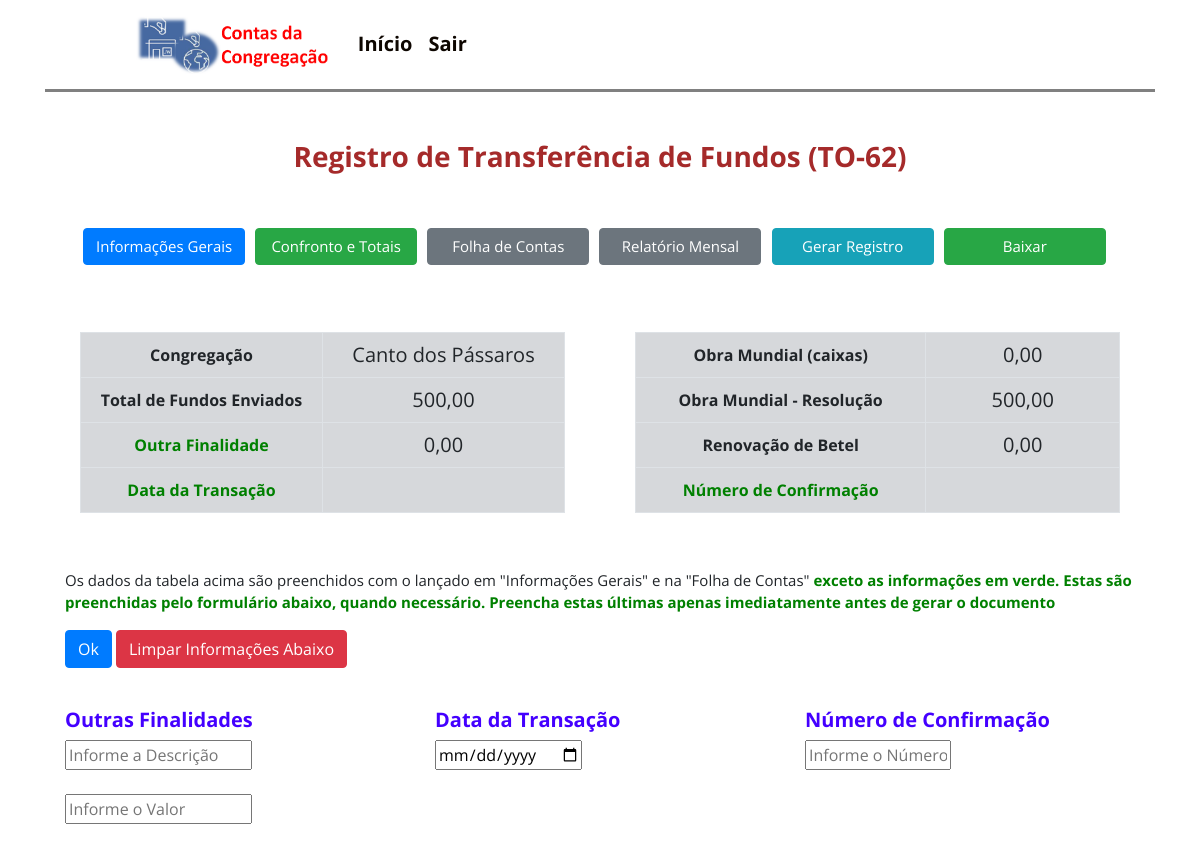
Page /registro/ (signed in) on the committed database.
### contas/models.py (models this page shows)
class Gerais(models.Model):
    congregação = models.CharField(max_length=60, blank=True, null=True)
    cidade = models.CharField(max_length=60, blank=True, null=True)
    estado = models.CharField(max_length=60, blank=True, null=True)
    mês = models.CharField(max_length=60, blank=True, null=True)
    ano = models.CharField(max_length=60, blank=True, null=True)
    data_do_Fechamento = models.DateField(blank=True, null=True,)
    servo_de_contas = models.CharField(max_length=60, blank=True, null=True)
    secretário = models.CharField(max_length=60, blank=True, null=True)
    saldo_Final_do_Extrato_Mensal = models.DecimalField(blank=True, null=True, max_digits = 10, decimal_places = 2, verbose_name='Saldo da Conta Bancária no Fim do Mês')
    remessa_Enviada_para_Betel_Resolução = models.DecimalField(blank=True, null=True, max_digits = 10, decimal_places = 2, verbose_name='Envio Fixo de Remessa para Betel ')
    saldo_Final_do_Extrato_de_Betel = models.DecimalField(blank=True, null=True, max_digits = 10, decimal_places = 2, verbose_name='Saldo da Conta em Betel no Fim do Mês')
    saldo_Final_dos_Donativos_Mês_Anterior = models.DecimalField(blank=True, null=True, max_digits = 10, decimal_places = 2, verbose_name='Saldo Donativos Mês Anterior' )
    saldo_Final_da_Conta_Bancária_Mês_Anterior = models.DecimalField(blank=True, null=True, max_digits = 10, decimal_places = 2, verbose_name='Saldo da Conta Bancária no Mês Anterior	')
    saldo_Final_da_Conta_em_Betel_Mês_Anterior = models.DecimalField(blank=True, null=True, max_digits = 10, decimal_places = 2, verbose_name='Saldo da Conta em Betel no Mês Anterior	')

### contas/views.py (the view, shortened to what this page needs)
# urls.py: path('registro/', views.registro),
@login_required
def registro (request):
    relatório = Gerais.objects.all()
    total_CF10 = Contas.objects.filter(símbolo='CF').aggregate(Sum('donativos_Entrada'))
    total_CF20 = Contas.objects.filter(símbolo='CF').aggregate(Sum('conta_Entrada'))
    total_CF30 = Contas.objects.filter(símbolo='CF').aggregate(Sum('outra_Entrada'))
    total_CFa = total_CF10[('donativos_Entrada__sum')]
    if total_CFa:
        total_CF1 = float(total_CFa)
    else:
        total_CF1 = 0
    total_CFb = total_CF20[('conta_Entrada__sum')]
    if total_CFb:
        total_CF2 = float(total_CFb)
    else:
        total_CF2 = 0
    total_CFc = total_CF30[('outra_Entrada__sum')]
    if total_CFc:
        total_CF3 = float(total_CFc)
    else:
        total_CF3 = 0
    total_CF = total_CF1 + total_CF2 + total_CF3
    total_O10 = Contas.objects.filter(símbolo='O').aggregate(Sum('donativos_Entrada'))
    total_O20 = Contas.objects.filter(símbolo='O').aggregate(Sum('conta_Entrada'))
    total_O30 = Contas.objects.filter(símbolo='O').aggregate(Sum('outra_Entrada'))
    total_Oa = total_O10[('donativos_Entrada__sum')]
    if total_Oa:
        total_O1 = float(total_Oa)
    else:
        total_O1 = 0
    total_Ob = total_O20[('conta_Entrada__sum')]
    if total_Ob:
        total_O2 = float(total_Ob)
    else:
        total_O2 = 0
    total_Oc = total_O30[('outra_Entrada__sum')]
    if total_Oc:
        total_O3 = float(total_Oc)
    else:
        total_O3 = 0
    total_O = total_O1 + total_O2 + total_O3
    remessa_betel_resolução2 = Gerais.objects.values('remessa_Enviada_para_Betel_Resolução').last()
    if remessa_betel_resolução2 is None:
        remessa_betel_resolução = 0
    else:
        remessa_betel_resolução1 = remessa_betel_resolução2['remessa_Enviada_para_Betel_Resolução']
        if remessa_betel_resolução1:
            remessa_betel_resolução = float(remessa_betel_resolução1)
        else:
            remessa_betel_resolução = 0
    confirmação = request.GET.get('confirmação')
    preenchido1 = Gerais.objects.values('servo_de_contas').last()
    if preenchido1:
        preenchido = preenchido1['servo_de_contas']
        if preenchido is None:
            preenchido = ""
    aprovado1 = Gerais.objects.values('secretário').last()
    if aprovado1:
        aprovado = aprovado1['secretário']
        if aprovado is None:
            aprovado = ""
    finalidade1 = request.GET.get('finalidades1')
    finalidade2 = request.GET.get('finalidades2')
    valor_da_finalidade1a = request.GET.get('valor_finalidades1')
    if valor_da_finalidade1a:
        valor_da_finalidade1 = float(valor_da_finalidade1a)
    else:
        valor_da_finalidade1 = 0
    valor_da_finalidade2a = request.GET.get('valor_finalidades2')
    if valor_da_finalidade2a:
        valor_da_finalidade2 = float(valor_da_finalidade2a)
    else:
        valor_da_finalidade2 = 0
    for a in relatório:
        cong = a.congregação
    for a in relatório:
        remessa_Enviada_para_Betel_Resolução1 = a.remessa_Enviada_para_Betel_Resolução
        if remessa_Enviada_para_Betel_Resolução1:
            remessa_Enviada_para_Betel_Resolução = float(remessa_Enviada_para_Betel_Resolução1)
        else:
            remessa_Enviada_para_Betel_Resolução = 0
    total_enviados = valor_da_finalidade1 + valor_da_finalidade2 + total_O + remessa_betel_resolução + total_CF
    data_da_transação = request.GET.get('data')
    context = {
        'relatório': relatório,
        'data_da_transação':data_da_transação,
        'confirmação': confirmação,
        'aprovado': aprovado,
        'preenchido':preenchido,
        'finalidade1': finalidade1,
        'finalidade2': finalidade2,
        'valor_da_finalidade2': valor_da_finalidade2,
        'valor_da_finalidade1':valor_da_finalidade1,
        'total_O':total_O,
        'remessa_betel_resolução': remessa_betel_resolução,
        'total_enviados':total_enviados,
        "total_CF": total_CF
    }
    return render(request, 'cp/registro.html', context)

### templates/cp/registro.html (shortened to what this page needs)
{% extends 'base.html' %}
{% block content %}
{% load static %}
<br>
<div class="container">
<h3 style="text-align:center;">Registro de Transferência de Fundos (TO-62)</h3>
<br>
<div class="row">
<div class="col-md-12">
  <div id='botoes_gerais' class="card">
    <form method="POST">
         <div class="card-body" >
                 <a id="registro_b"href="/view_gerais_contas" class="btn btn-primary" role="button" aria-pressed="true">Informações Gerais</a>
                 <a id="registro_b" href="/resultado" class="btn btn-success" role="button" aria-pressed="true">Confronto e Totais</a>
                 <a id="registro_b" href="/contas"  class="btn btn-secondary">Folha de Contas</a>
                 <a id="registro_b" href="/relatório_mensal" class="btn btn-secondary">Relatório Mensal</a>
                 <input id="registro_b" type="submit" class="btn btn-info" value="Gerar Registro">
                 <a id="registro_b" href="{% static 'registro_pronto.pdf' %}"class="btn btn-success" download="TO-62">Baixar</a>
               </div>
              </form>
      </div>
      </div>
 </div>
 <div class="row">
   <div class="col-sm-6">
     <div class="card">
       <div class="card-body" >
        <table class='table table-hover table-bordered table-secondary'id="tabela_view_gerais2">
       <tbody>
         <tr>
             <th >Congregação</th>
             {% for a in relatório %}
             <td>{{ a.congregação|default_if_none:"&nbsp;" }}</td>
             {% endfor %}
          </tr>
          <tr>
            <th >Total de Fundos Enviados</th>
             <td >{{ total_enviados|floatformat:2}}</td>
          </tr>
          <tr>
            <th  style="color:green">Outra Finalidade</th>
            <td>{{ valor_da_finalidade1|floatformat:2}}</td>
          </tr>
          <tr>
            <th  style="color:green">Data da Transação</th>
            <td>{{ data_da_transação|default_if_none:"&nbsp;" }}</td><br>
          </tr>
    </tbody>
    </table>
       </div>
     </div>
   </div>
   <div class="col-sm-6">
     <div class="card">
       <div class="card-body">
        <table class='table table-hover table-bordered table-secondary'id="tabela_view_gerais3">
       <tbody>
        <tr>
            <th>Obra Mundial (caixas)</th>
            {% for a in relatório %}
            <td >{{ total_O|floatformat:2}}</td>
            {% endfor %}
         </tr>
         <tr>
          <th>Obra Mundial - Resolução</th>
          {% for a in relatório %}
          <td>{{ remessa_betel_resolução|floatformat:2}}</td>
          {% endfor %}
       </tr>
       <tr>
        <th>Renovação de Betel</th>
        {% for a in relatório %}
        <td>{{ total_CF|floatformat:2}}</td>
        {% endfor %}
     </tr>
     <tr>
      <th  style="color:green">Número de Confirmação</th>
      <td>{{ confirmação|default_if_none:"&nbsp;" }}</td><br>
    </tr>
          </tbody>
    </table>
       </div>
     </div>
   </div>
<div class="row" >
  <div class="col-sm-12">
    <form method="GET">
   <div class="card-body">
    <p style="font-size: 15px">Os dados da tabela acima são preenchidos com o lançado em "Informações Gerais" e na "Folha de Contas" <span style="color:green"><b>exceto as informações em verde. Estas são preenchidas pelo formulário abaixo, quando necessário. Preencha estas últimas apenas imediatamente antes de gerar o documento<b></span> </p>
    <a><button type="submit" class="btn btn-primary">Ok</button></a>
    <a><button type="submit" class="btn btn-danger">Limpar Informações Abaixo</button></a>
  </div>
        <div class="card-group">
          <div class="card">
               <div class="card-body">
              <h5>Outras Finalidades</h5>
              <fieldset >
                <input type="text" size="20" name="finalidades1" placeholder="Informe a Descrição">
                <br>
                <br>
               <input type="number" step="0.01" size="20" name="valor_finalidades1" placeholder="Informe o Valor">
               </fieldset>
            </div>
          </div>
          <div class="card">
            <div class="card-body">
              <h5>Data da Transação</h5>
              <fieldset >
                <input type='date' size="30" name="data" placeholder="Informe a Data">
               </fieldset>
             </div>
          </div>
          <div class="card">
             <div class="card-body">
              <h5>Número de Confirmação</h5>
              <fieldset >
                <input type="text" size="15" name="confirmação" placeholder="Informe o Número">
                 </fieldset>
            </div>
          </div>
        </div>
  </div>
  </div>
   </div>
{% endblock %}

### static/css/style.css (style rules this page uses)
body { margin: 0; position: relative; height: 100vh; width: 100vw; font-family: 'Open Sans', sans-serif; background-size: cover; }
#cardhome h3, h5 { font-weight: bold; color: hsl(256, 100%, 50%); }
#cardlocal h3, h5 { font-weight: bold; color: hsl(256, 100%, 50%); }
h3 { font-weight:bolder; text-align: center; color: brown; }
#tabela3_FC th, td { font-size: 20px; width: 200px; }
#tabela_view_gerais2 th { text-align: center; width: 160px; line-height: 20px; }
#tabela_view_gerais2 td { text-align: center; width: 160px; line-height: 20px; }
#tabela_view_gerais3 th { text-align: center; width: 240px; line-height: 20px; }
#tabela_view_gerais3 td { text-align: center; width: 160px; line-height: 20px; }
#registro_b { margin: 3px; width: 162px; font-size: 15px; }
.card { border:none; }

### rows in the picture
Gerais: congregação "Canto dos Pássaros", total_O "0,00", remessa_betel_resolução "500,00", total_CF "0,00"

### other values in the picture
{{ total_enviados|floatformat:2 }} "500,00"
{{ valor_da_finalidade1|floatformat:2 }} "0,00"
